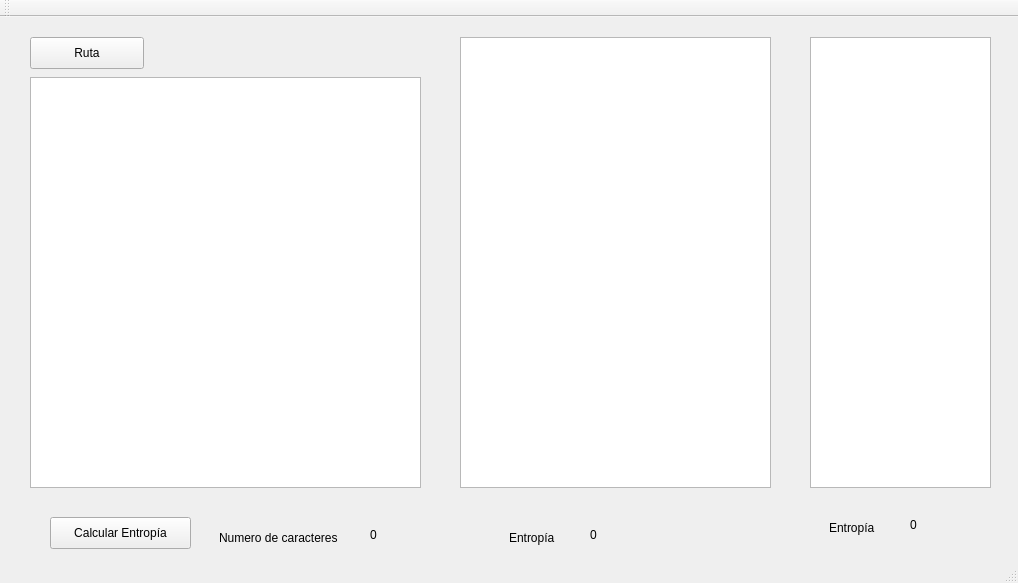
<?xml version="1.0" encoding="UTF-8"?>
<ui version="4.0">
 <class>MainWindow</class>
 <widget class="QMainWindow" name="MainWindow">
  <property name="geometry">
   <rect>
    <x>0</x>
    <y>0</y>
    <width>1018</width>
    <height>583</height>
   </rect>
  </property>
  <property name="windowTitle">
   <string>Calculo de la Entropía</string>
  </property>
  <widget class="QWidget" name="centralWidget">
   <widget class="QPlainTextEdit" name="plainTextEdit">
    <property name="geometry">
     <rect>
      <x>30</x>
      <y>60</y>
      <width>391</width>
      <height>411</height>
     </rect>
    </property>
    <property name="plainText">
     <string/>
    </property>
   </widget>
   <widget class="QPushButton" name="pushButton">
    <property name="geometry">
     <rect>
      <x>50</x>
      <y>500</y>
      <width>141</width>
      <height>32</height>
     </rect>
    </property>
    <property name="text">
     <string>Calcular Entropía</string>
    </property>
   </widget>
   <widget class="QTableWidget" name="tableWidget">
    <property name="geometry">
     <rect>
      <x>460</x>
      <y>20</y>
      <width>311</width>
      <height>451</height>
     </rect>
    </property>
   </widget>
   <widget class="QLabel" name="label">
    <property name="geometry">
     <rect>
      <x>509</x>
      <y>510</y>
      <width>61</width>
      <height>21</height>
     </rect>
    </property>
    <property name="text">
     <string>Entropía</string>
    </property>
   </widget>
   <widget class="QLabel" name="label_2">
    <property name="geometry">
     <rect>
      <x>590</x>
      <y>510</y>
      <width>62</width>
      <height>16</height>
     </rect>
    </property>
    <property name="text">
     <string>0</string>
    </property>
   </widget>
   <widget class="QTableWidget" name="tableWidget_2">
    <property name="geometry">
     <rect>
      <x>810</x>
      <y>20</y>
      <width>181</width>
      <height>451</height>
     </rect>
    </property>
   </widget>
   <widget class="QLabel" name="label_3">
    <property name="geometry">
     <rect>
      <x>829</x>
      <y>500</y>
      <width>61</width>
      <height>21</height>
     </rect>
    </property>
    <property name="text">
     <string>Entropía</string>
    </property>
   </widget>
   <widget class="QLabel" name="label_4">
    <property name="geometry">
     <rect>
      <x>910</x>
      <y>500</y>
      <width>62</width>
      <height>16</height>
     </rect>
    </property>
    <property name="text">
     <string>0</string>
    </property>
   </widget>
   <widget class="QLabel" name="label_5">
    <property name="geometry">
     <rect>
      <x>370</x>
      <y>510</y>
      <width>62</width>
      <height>16</height>
     </rect>
    </property>
    <property name="text">
     <string>0</string>
    </property>
   </widget>
   <widget class="QLabel" name="label_6">
    <property name="geometry">
     <rect>
      <x>219</x>
      <y>510</y>
      <width>141</width>
      <height>21</height>
     </rect>
    </property>
    <property name="text">
     <string>Numero de caracteres</string>
    </property>
   </widget>
   <widget class="QPushButton" name="abrir">
    <property name="geometry">
     <rect>
      <x>30</x>
      <y>20</y>
      <width>114</width>
      <height>32</height>
     </rect>
    </property>
    <property name="text">
     <string>Ruta</string>
    </property>
   </widget>
  </widget>
  <widget class="QMenuBar" name="menuBar">
   <property name="geometry">
    <rect>
     <x>0</x>
     <y>0</y>
     <width>1018</width>
     <height>22</height>
    </rect>
   </property>
  </widget>
  <widget class="QToolBar" name="mainToolBar">
   <attribute name="toolBarArea">
    <enum>TopToolBarArea</enum>
   </attribute>
   <attribute name="toolBarBreak">
    <bool>false</bool>
   </attribute>
  </widget>
  <widget class="QStatusBar" name="statusBar"/>
 </widget>
 <layoutdefault spacing="6" margin="11"/>
 <resources/>
 <connections/>
</ui>
